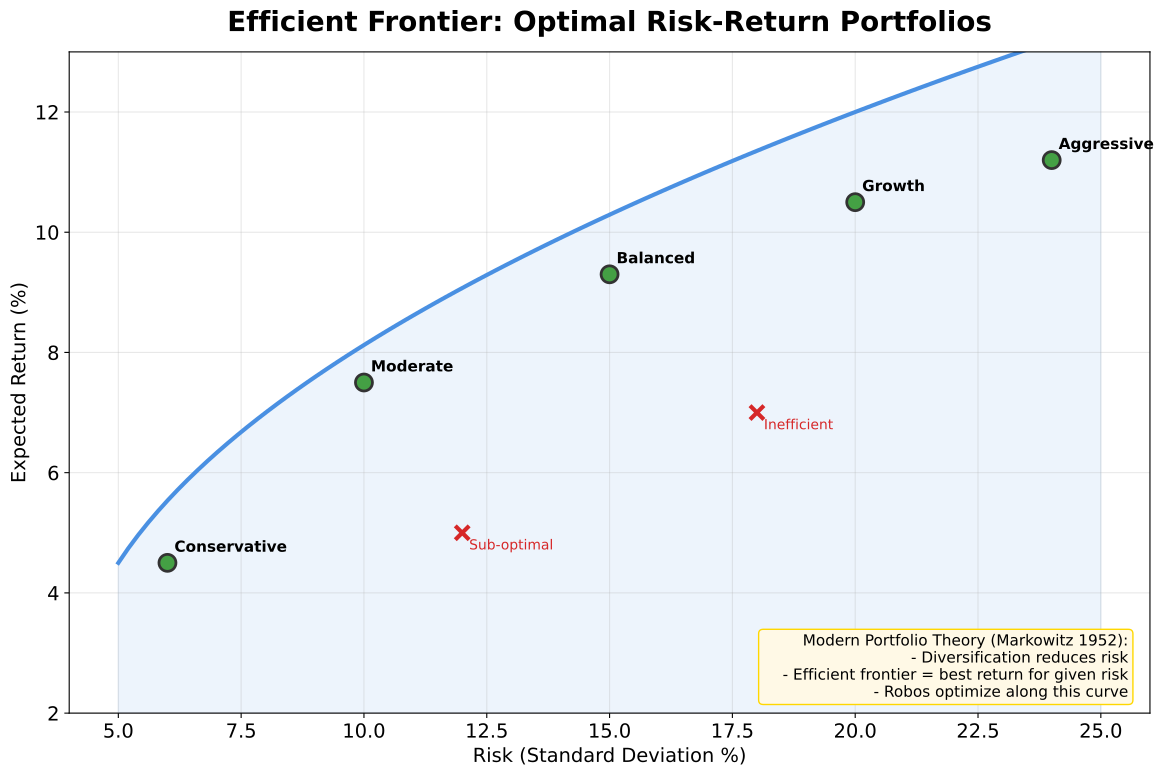

Write Python code to recreate this figure.
"""
Efficient Frontier
Shows Modern Portfolio Theory efficient frontier

Output: efficient_frontier.pdf
Module: module_01_fintech
Lesson: 8 - Robo-Advisors
"""

from pathlib import Path
import matplotlib.pyplot as plt
import numpy as np

CHART_METADATA = {
    'title': 'Efficient Frontier',
    'module': 'module_01_fintech',
    'lesson': 8,
    'url': 'https://github.com/Digital-AI-Finance/digital-finance/tree/main/module_01_fintech/figures/efficient_frontier'
}

plt.rcParams.update({
    'font.size': 14,
    'axes.labelsize': 14,
})

def create_chart():
    """Create efficient frontier chart"""
    fig, ax = plt.subplots(figsize=(12, 8))

    # Generate efficient frontier curve
    risk = np.linspace(5, 25, 100)
    # Expected return = sqrt function (diminishing returns for risk)
    returns = 2 + 2.5 * np.sqrt(risk - 4)

    # Plot efficient frontier
    ax.plot(risk, returns, 'b-', lw=3, label='Efficient Frontier', color='#4A90E2')
    ax.fill_between(risk, returns, 2, alpha=0.1, color='#4A90E2')

    # Plot sample portfolios on the frontier
    portfolios = [
        (6, 4.5, 'Conservative'),
        (10, 7.5, 'Moderate'),
        (15, 9.3, 'Balanced'),
        (20, 10.5, 'Growth'),
        (24, 11.2, 'Aggressive'),
    ]

    for r, ret, name in portfolios:
        ax.scatter(r, ret, s=150, c='#44A044', edgecolor='#333333', lw=2, zorder=5)
        ax.annotate(name, (r, ret), xytext=(5, 8), textcoords='offset points',
                   fontsize=11, fontweight='bold')

    # Inefficient portfolios (below frontier)
    inefficient = [
        (12, 5, 'Sub-optimal'),
        (18, 7, 'Inefficient'),
    ]
    for r, ret, name in inefficient:
        ax.scatter(r, ret, s=100, c='#D62728', marker='x', lw=3, zorder=5)
        ax.annotate(name, (r, ret), xytext=(5, -12), textcoords='offset points',
                   fontsize=10, color='#D62728')

    ax.set_xlabel('Risk (Standard Deviation %)', fontsize=14)
    ax.set_ylabel('Expected Return (%)', fontsize=14)
    ax.set_title('Efficient Frontier: Optimal Risk-Return Portfolios', fontsize=20, fontweight='bold', pad=15)

    ax.set_xlim(4, 26)
    ax.set_ylim(2, 13)
    ax.grid(True, alpha=0.3)

    # MPT explanation
    explanation = """Modern Portfolio Theory (Markowitz 1952):
    - Diversification reduces risk
    - Efficient frontier = best return for given risk
    - Robos optimize along this curve"""

    ax.text(0.98, 0.02, explanation, transform=ax.transAxes, fontsize=11,
           va='bottom', ha='right',
           bbox=dict(boxstyle='round', facecolor='#FFF9E6', edgecolor='#FFD700'))

    plt.tight_layout()

    output_path = Path(__file__).parent / 'efficient_frontier.pdf'
    plt.savefig(output_path, format='pdf', dpi=300, bbox_inches='tight')
    plt.close()
    print(f"Chart saved to: {output_path}")
    return output_path

if __name__ == '__main__':
    create_chart()
